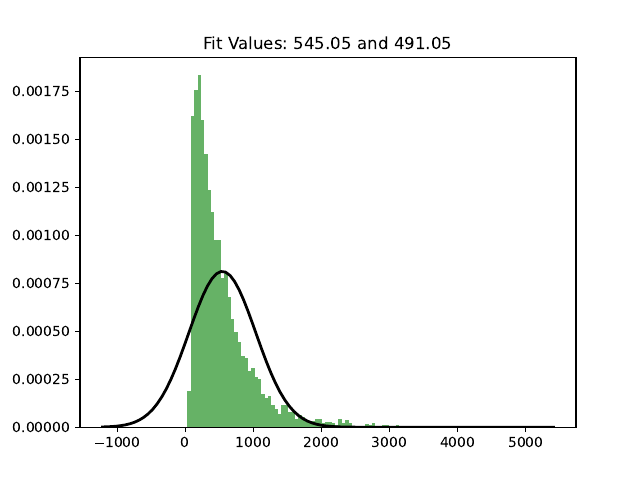

This chart was generated by the following Python code:
import pandas as pd
import json
import matplotlib.pyplot as plt
import numpy as np
from scipy.stats import norm
import matplotlib.pyplot as plt
import math

#Data Paths
REVIEW_PATH = '/kaggle/input/yelp-dataset/yelp_academic_dataset_review.json'    

# read file
def load_rows(file_path, nrows=None, only_return_count=False, verbose=True):
    with open(file_path) as json_file:
        count = 0
        objs = []
        line = json_file.readline()
        while (nrows is None or count<nrows) and line:
            count += 1
            if not only_return_count:
                obj = json.loads(line)
                objs.append(obj)
            line = json_file.readline()
        if only_return_count:
            return count
        
        return pd.DataFrame(objs)
    
review_data = load_rows(REVIEW_PATH,5000)
print(review_data['text'])

#get length of review
review_data['review length'] = review_data['text'].apply(len)
print (review_data['review length'])


# calculate mean and standard deviation
def mean(data):
  n = len(data)
  mean = sum(data) / n
  return mean
 
def variance(data):
  n = len(data)
  mean = sum(data) / n
  deviations = [(x - mean) ** 2 for x in data]
  variance = sum(deviations) / n
  return variance
 
def stdev(data):
  var = variance(data)
  std_dev = math.sqrt(var)
  return std_dev

plt.hist(review_data['review length'],bins=100, density=True, alpha=0.6, color='green')

# mean and standard deviation
mu = mean(review_data['review length'])
std =  stdev(review_data['review length'])

# Plot the PDF.
xmin, xmax = plt.xlim()
x = np.linspace(xmin-1000, xmax+200, 100)
p = norm.pdf(x, mu, std)
  
plt.plot(x, p, 'k', linewidth=2)
title = "Fit Values: {:.2f} and {:.2f}".format(mu, std)
plt.title(title)

plt.savefig('02.review.length.pdf')
plt.show()